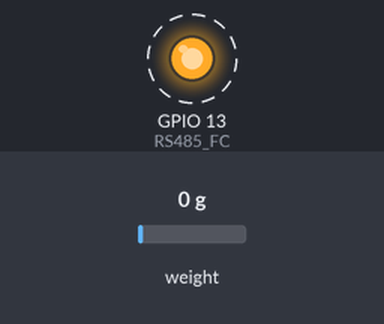
The sketch below on a simulated ESP32. Shown: output pins drawn as LEDs (lit = HIGH). Dashed ring = blinking. The test bench sets the inputs (shaded band); at power-on: weight on the scale 0 g. What the sketch prints to the serial monitor is not drawn.

Above: at 8.3 s.
Timing chart, 0 to 10.7 s (numbered marks = the images above):
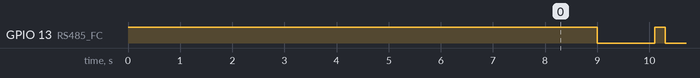

Measured:
- by itself, GPIO 13 (RS485_FC): alternates HIGH for 0.20 s and LOW for 1.1 s

The sketch:

EC-M11-EG-C3.ino
```cpp
// (licence header left out)
#include "HX711.h"


// HX711 circuit wiring
const int LOADCELL_DOUT_PIN = 33;
const int LOADCELL_SCK_PIN = 32;

#define RS485_RX 4
#define RS485_TX 2
#define RS485_FC 13


HX711 scale;

void setup() {
  Serial.begin(115200);


  pinMode(RS485_FC, OUTPUT);
  digitalWrite(RS485_FC, HIGH);   // RS-485

  Serial1.begin(9600, SERIAL_8N1, RS485_RX, RS485_TX);
  Serial1.println("RS-485 OK >>>> ");
  delay(500);


  Serial.println("HX711 Demo");

  Serial.println("Initializing the scale");

  // Initialize library with data output pin, clock input pin and gain factor.
  // Channel selection is made by passing the appropriate gain:
  // - With a gain factor of 64 or 128, channel A is selected
  // - With a gain factor of 32, channel B is selected
  // By omitting the gain factor parameter, the library
  // default "128" (Channel A) is used here.
  scale.begin(LOADCELL_DOUT_PIN, LOADCELL_SCK_PIN);

  Serial.println("Before setting up the scale:");
  Serial.print("read: \t\t");
  Serial.println(scale.read());			// print a raw reading from the ADC

  Serial.print("read average: \t\t");
  Serial.println(scale.read_average(20));  	// print the average of 20 readings from the ADC

  Serial.print("get value: \t\t");
  Serial.println(scale.get_value(5));		// print the average of 5 readings from the ADC minus the tare weight (not set yet)

  Serial.print("get units: \t\t");
  Serial.println(scale.get_units(5), 1);	// print the average of 5 readings from the ADC minus tare weight (not set) divided
  // by the SCALE parameter (not set yet)

  scale.set_scale(2280.f);                      // this value is obtained by calibrating the scale with known weights; see the README for details
  scale.tare();				        // reset the scale to 0

  Serial.println("After setting up the scale:");

  Serial.print("read: \t\t");
  Serial.println(scale.read());                 // print a raw reading from the ADC

  Serial.print("read average: \t\t");
  Serial.println(scale.read_average(20));       // print the average of 20 readings from the ADC

  Serial.print("get value: \t\t");
  Serial.println(scale.get_value(5));		// print the average of 5 readings from the ADC minus the tare weight, set with tare()

  Serial.print("get units: \t\t");
  Serial.println(scale.get_units(5), 1);        // print the average of 5 readings from the ADC minus tare weight, divided
  // by the SCALE parameter set with set_scale

  Serial.println("Readings:");
}

void loop() {
  Serial.print("one reading:\t");
  Serial.print(scale.get_units(), 1);
  Serial.print("\t| average:\t");
  Serial.println(scale.get_units(10), 1);

  scale.power_down();			        // put the ADC in sleep mode


  /***********************************/
  digitalWrite(RS485_FC, HIGH);   // RS-485
  delay(100);
  Serial1.println("RS-485 OK >>>> ");
  delay(100);
  digitalWrite(RS485_FC, LOW);   // RS-485


  while (Serial1.available()) {
    int inByte = Serial1.read();
    Serial.write(inByte);
  }

  /***********************************/

  scale.power_up();
}
```
